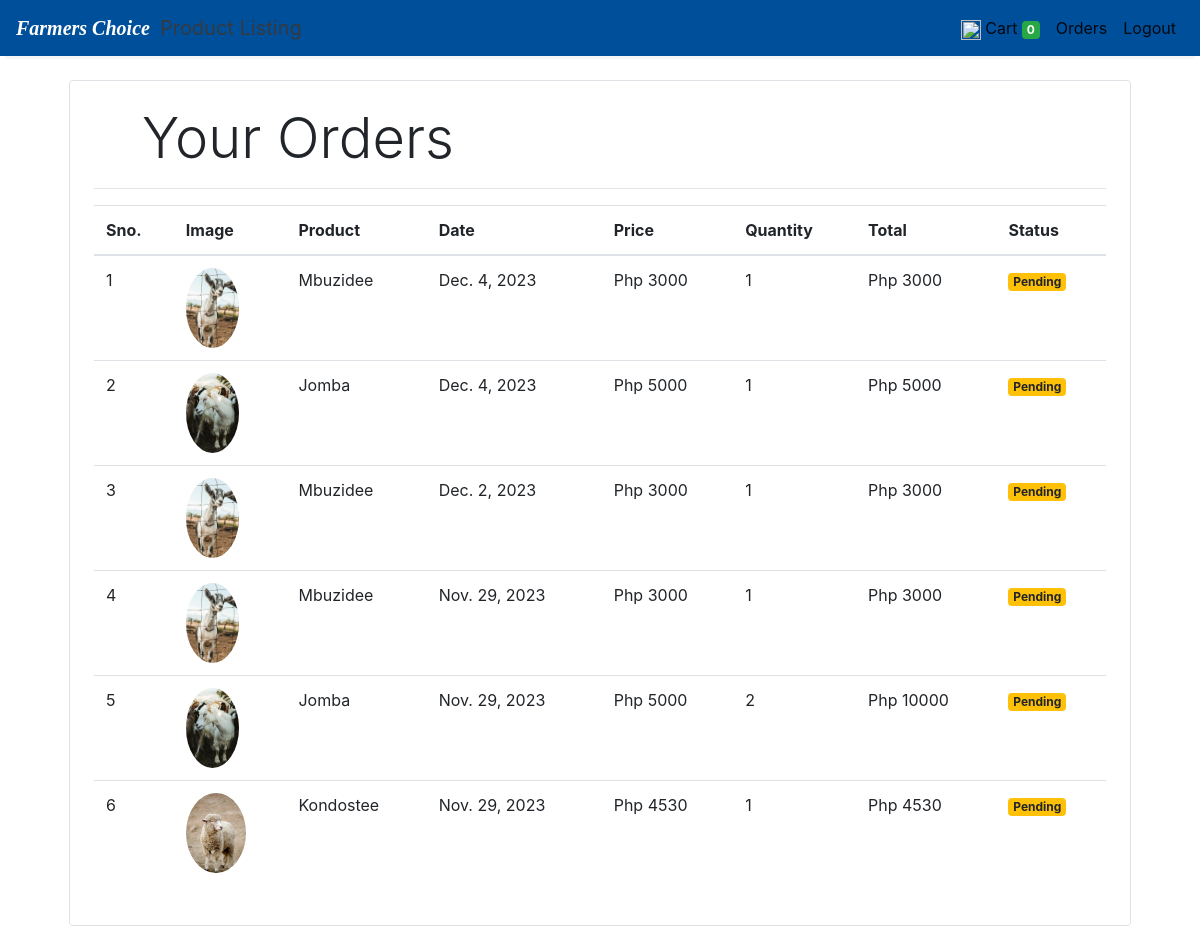
The app's page /orders (signed in) with its own data.
### store/models/orders.py (models this page shows, shortened)
class Order(models.Model):
    product = models.ForeignKey(Products,
                                on_delete=models.CASCADE)
    customer = models.ForeignKey(Customer,
                                 on_delete=models.CASCADE)
    quantity = models.IntegerField(default=1)
    price = models.IntegerField()
    address = models.CharField (max_length=50, default='', blank=True)
    phone = models.CharField (max_length=50, default='', blank=True)
    date = models.DateField (default=datetime.datetime.today)
    status = models.BooleanField (default=False)
    @staticmethod
    def get_orders_by_customer(customer_id):
        return Order.objects.filter(customer=customer_id).order_by('-date')

### store/models/product.py (models this page shows, shortened)
class Products(models.Model):
    name = models.CharField(max_length=60)
    price= models.IntegerField(default=0)
    category= models.ForeignKey(Category,on_delete=models.CASCADE,default=1 )
    description= models.CharField(max_length=250, default='', blank=True, null= True)
    image= models.ImageField(upload_to='uploads/products/')

### store/middlewares/auth.py (the view)
    def middleware(request):
        print(request.session.get('customer'))
        returnUrl = request.META['PATH_INFO']
        print(request.META['PATH_INFO'])
        if not request.session.get('customer'):
           return redirect(f'login?return_url={returnUrl}')
        response = get_response(request)
        return response

### store/templatetags/custom_filter.py (called while the page is built)
@register.filter(name='currency')
def currency(number):
    return "Php "+str(number)

@register.filter(name='multiply')
def multiply(number , number1):
    return number * number1

### store/views/orders.py (called while the page is built)
    def get(self , request ):
        customer = request.session.get('customer')
        orders = Order.get_orders_by_customer(customer)
        print(orders)
        return render(request , 'orders.html'  , {'orders' : orders})

### store/templates/orders.html
{% extends 'base.html' %}
{% block content %}
{% load cart %}
{% load custom_filter %}
<div class="container">
   <div class="border rounded p-4 m-4">
        <p class="display-4 pl-4 ml-4">Your Orders</p>
        <hr>
        <table class="table">
            <thead>
                <tr>
                    <th>Sno.</th>
                    <th>Image</th>
                    <th>Product</th>
                    <th>Date</th>
                    <th>Price</th>
                    <th>Quantity</th>
                    <th>Total</th>
                    <th>Status</th>
                </tr>
            </thead>
            <tbody>
                {% for order in orders %}
                <tr>
                    <td>{{forloop.counter}}</td>
                    <td><img style="height: 80px;" class="rounded-circle" src="{{order.product.image.url}}" alt=""></td>
                    <td>{{order.product.name}}</td>
                    <td>{{order.date}}</td>
                    <td>{{order.price|currency}}</td>
                    <td>{{order.quantity}}</td>
                    <td>{{order.quantity|multiply:order.price|currency}}</td>
                    {% if order.status %}
                    <td><small class="badge badge-success">Completed</small></td>
                    {%else%}
                    <td><small class="badge badge-warning">Pending</small></td>
                    {% endif %}
                </tr>
                {% endfor %}
            </tbody>
        </table>
   </div>
</div>
{% endblock %}

### records on screen
Order: product.image (picture), product.name "Mbuzidee", date "Dec. 4, 2023", price "Php 3000", quantity "1", quantity|multiply "Php 3000", status "Pending"
Order: product.image (picture), product.name "Jomba", date "Dec. 4, 2023", price "Php 5000", quantity "1", quantity|multiply "Php 5000", status "Pending"
Order: product.image (picture), product.name "Mbuzidee", date "Dec. 2, 2023", price "Php 3000", quantity "1", quantity|multiply "Php 3000", status "Pending"
Order: product.image (picture), product.name "Mbuzidee", date "Nov. 29, 2023", price "Php 3000", quantity "1", quantity|multiply "Php 3000", status "Pending"
Order: product.image (picture), product.name "Jomba", date "Nov. 29, 2023", price "Php 5000", quantity "2", quantity|multiply "Php 10000", status "Pending"
Order: product.image (picture), product.name "Kondostee", date "Nov. 29, 2023", price "Php 4530", quantity "1", quantity|multiply "Php 4530", status "Pending"

### other values on screen
{{ request.session.cart.keys|length }} "0"
